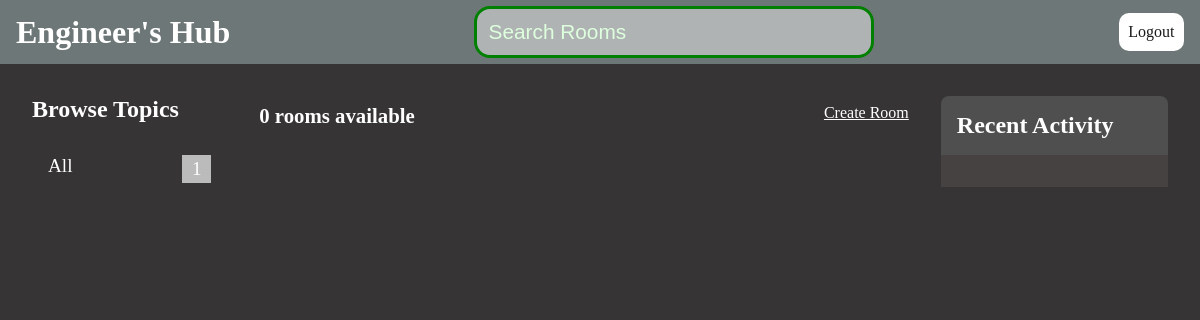
The app's page /rooms/, older data.
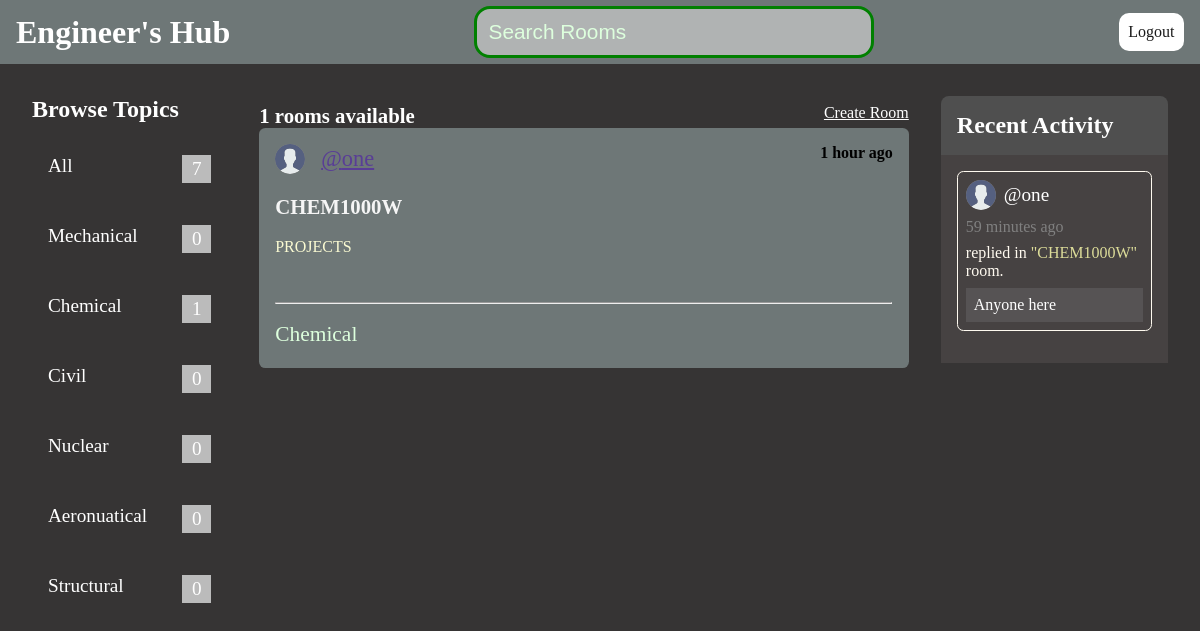
The same page, newer data.
### handle_app/models.py (models this page shows, shortened)
class Topic(models.Model):
    name = models.CharField(max_length=200)

class Room(models.Model):
    host = models.ForeignKey(User, on_delete=models.SET_NULL, null=True, related_name='host_rooms')
    topic = models.ForeignKey(Topic, on_delete=models.SET_NULL, null=True, related_name='room_topic')
    name = models.CharField(max_length=140)
    description = models.TextField(null=True, blank=True)
    participants = models.ManyToManyField(User, related_name='participants', blank=True)
    created = models.DateTimeField(auto_now_add=True)
    updated = models.DateTimeField(auto_now=True)
    class Meta:
        ordering = ['-updated', '-created']
    def __str__(self):
        return self.name

class User(AbstractUser):
    email = models.EmailField(unique=True)
    bio = models.TextField(max_length=250, null=True, blank=True)
    avatar = models.ImageField(null=True, default='avatar.svg')
    USERNAME_FIELD = 'email'
    REQUIRED_FIELDS = []

class Message(models.Model):
    user = models.ForeignKey(User, on_delete=models.CASCADE, related_name='host_messages')
    room = models.ForeignKey(Room, on_delete=models.SET_NULL, null=True, related_name='room_messages')
    body = models.TextField(null=True)
    created = models.DateTimeField(auto_now_add=True)
    updated = models.DateTimeField(auto_now=True)
    class Meta:
        ordering = ['-updated', '-created']
    def __str__(self):
        return self.body[0:40]

### handle_app/views.py (the view)
# urls.py: path('rooms/', views.roomsPage, name='rooms'),
def roomsPage(request):
    q = request.GET.get('q') if request.GET.get('q') is not None else ''
    rooms = Room.objects.filter(
        Q(topic__name__contains=q) |
        Q(name__icontains=q) |
        Q(description__icontains=q)
    )
    topics = Topic.objects.all()
    room_messages = Message.objects.filter(Q(room__topic__name__icontains=q))
    room_count = rooms.count()
    p = Paginator(rooms, 2)
    page_number = request.GET.get('page')
    try:
        page_obj = p.get_page(page_number)  # returns the desired page object
    except PageNotAnInteger:
        page_obj = p.page(1)
    except EmptyPage:
        page_obj = p.page(p.num_pages)
    context = {
        'page_obj': page_obj,
        'rooms': rooms,
        'topics': topics,
        'room_count': room_count,
        'room_messages': room_messages,
    }
    return render(request, 'handle/rooms.html', context)

### handle_app/templates/handle/rooms.html (shortened to what this page needs)
<!DOCTYPE html>
{% load static %}
<html lang="en">
<head>
    <link rel="stylesheet" href="{% static 'handles/rooms.css' %}">
</head>
<body>
    <header>
        <h1>Engineer's Hub</h1>
        <form method="get" action="{% url 'rooms' %}">
            <input type="text" name="q" placeholder="Search Rooms">
        </form>
        <a href="{% url 'logout' %}">Logout</a>
    </header>
    <main>
        <section class="topics">
            {% include 'handle/includes/topics.html' %}
        </section>
        <section class="feed">
            <article class="feed_title">
                <h5>{{ room_count }} rooms available</h5>
                <a href="{% url 'create-room' %}">Create Room</a>
            </article>
            <article>
                <section class="container">
                    {% for room in page_obj.object_list %}
                      <article class="feed_rooms">
                        <article class="name_date">
                            <figure class="image_container feed_image">
                                <img src="{{ room.host.avatar.url }}" class="image_feed image">
                                <a href="{% url 'profile' room.host.id %}">@{{ room.host.username }}</a>
                            </figure>
                            <h4>{{ room.created| timesince }} ago</h4>
                        </article>
                        <h5><a href="{% url 'room-detail' room.id %}">{{ room.name }}</a></h5>
                        <p class="description">{{ room.description }}</p>
                        <p class="topic_name">{{ room.topic.name }}</p>
                        <hr class="line">
                    </article>
                     {% endfor %}
                </section>
             </article>
        </section>
        <section class="activities">
            {% include 'handle/includes/activity.html' %}
        </section>
    </main>
</body>
</html>

### handle_app/templates/handle/includes/topics.html
<h1>Browse Topics</h1>
<article class="topics_loop">
    <p class="count_container"><a href="{% url 'rooms' %}">All <span class="topics_number">{{ topics.count |add:1 }}</span></a></p>
    {% for topic in topics %}
        <p class="count_container"><a href="{% url 'rooms' %}?q={{ topic.name }}">{{ topic.name }} <span class="topics_number">{{ topic.room_topic.all.count }}</span></a></p>
    {% endfor %}
</article>

### handle_app/templates/handle/includes/activity.html (shortened to what this page needs)
<h2>Recent Activity</h2>
    <section class="activity_container">
    {% for message in room_messages %}
        <article class="activity_loop">
            <figure class="image_container">
                <img src="{{ message.user.avatar.url }}" class="image">
                <p class="user"><a href="{% url 'profile' message.user.id %}">@{{ message.user.username }}</a></p>
            </figure>
            <p class="time">{{ message.created| timesince }} ago</p>
            <p class="replied">replied in <a href="{% url 'room-detail' message.room.id %}">"{{ message.room }}"</a> room.</p>
            <p class="message">{{ message }}</p>
        </article>
    {% endfor %}
    </section>

Row changes from the older to the newer data that the page shows:
added Topic: name "Mechanical", room_topic.all.count "0"
added Topic: name "Chemical", room_topic.all.count "1"
added Topic: name "Civil", room_topic.all.count "0"
added Topic: name "Nuclear", room_topic.all.count "0"
added Topic: name "Aeronuatical", room_topic.all.count "0"
added Topic: name "Structural", room_topic.all.count "0"
added Room: host.avatar (placeholder picture), host.username "one", created "1 hour", name "CHEM1000W", description "PROJECTS", topic.name "Chemical"
added Message: user.avatar (placeholder picture), user.username "one", created "59 minutes", room "CHEM1000W", body "Anyone here"
Text that changed along with them:
{{ topics.count |add:1 }}: "1" → "7"
{{ room_count }}: "0" → "1"
